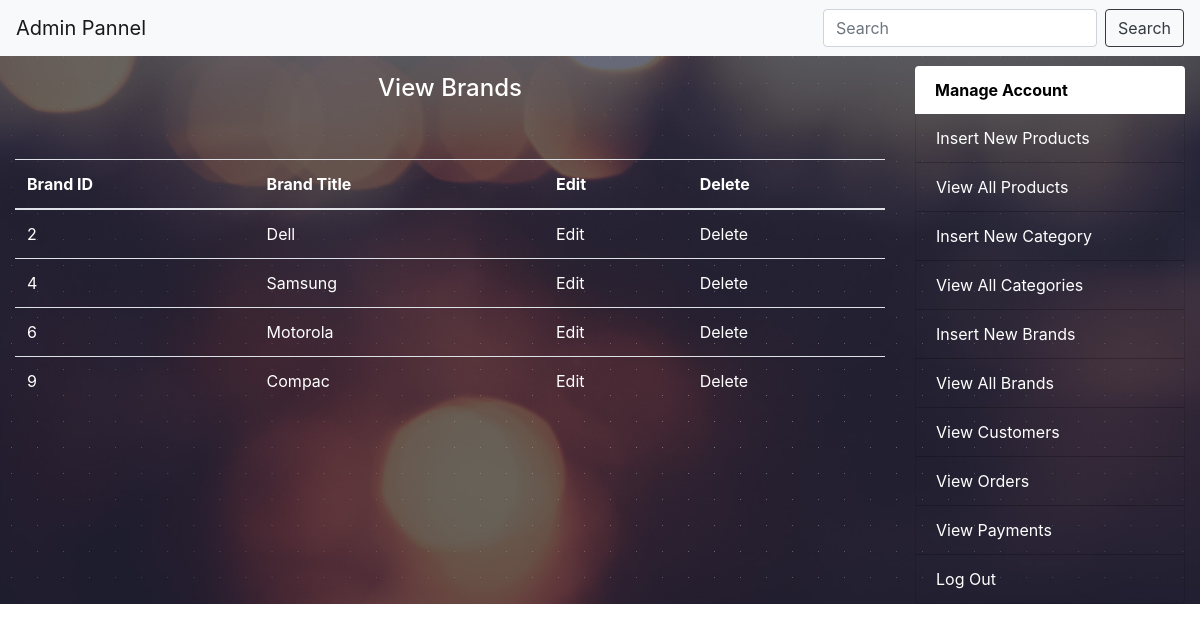
Page /admin_area/index.php?view_brands (signed in) on the committed database.
### tables this page shows
CREATE TABLE `brands` (
  `brand_id` int(10) NOT NULL,
  `brand_title` text NOT NULL
);

### admin_area/view_brands.php (the view, shortened to what this page needs)
<?php
include("includes/db.php");
?>
<!DOCTYPE html>
<html>
<head>
    <link rel="stylesheet" href="https://maxcdn.bootstrapcdn.com/bootstrap/4.1.3/css/bootstrap.min.css">
</head>
<body>
<form action="" method="post" enctype="multipart/form-data">
<h4 class="text-center">View Brands</h4>
<br>
<br>
	<table class="table">
  <thead>
    <tr>
      <th >Brand ID</th>
      	<th >Brand Title</th>
        <th >Edit</th>
        <th >Delete</th>
    </tr>
  </thead>
  <tbody>
  <?php
    $get_brands = "SELECT *  FROM brands";
    $run_brands = mysqli_query($con,$get_brands);
    while ($row_brands = mysqli_fetch_array($run_brands)) {
      $brand_id = $row_brands['brand_id'];
      $brand_title = $row_brands['brand_title'];
  ?>
    <tr>
      <td><?php echo $brand_id; ?></td>
      <td><?php echo $brand_title; ?></td>
      <td><a href="index.php?edit_brand=<?php echo $brand_id; ?>" class="edit_delete" style="text-decoration: none;color: #fff;">Edit</a></td>
      <td><a href="index.php?delete_brand=<?php echo $brand_id; ?>" class="edit_delete" style="text-decoration: none;color: #fff;">Delete</a></td>
    </tr>
    <?php   }   ?>
  </tbody>
</table>
</form>
</body>
</html>

### styles/style.css (style rules this page uses)
body { background-color: #000; }

### admin_area/index.php (style rules this page uses)
body { background: linear-gradient(to top left, #660033 -1%, #ff9999 104%); font-family: 'Maven Pro', sans-serif; }
body { background-image: url("header-background.jpg"); background-repeat:no-repeat; background-position:center; background-size:cover; }

### rows in the picture
brands: brand_id "2", brand_title "Dell"
brands: brand_id "4", brand_title "Samsung"
brands: brand_id "6", brand_title "Motorola"
brands: brand_id "9", brand_title "Compac"
